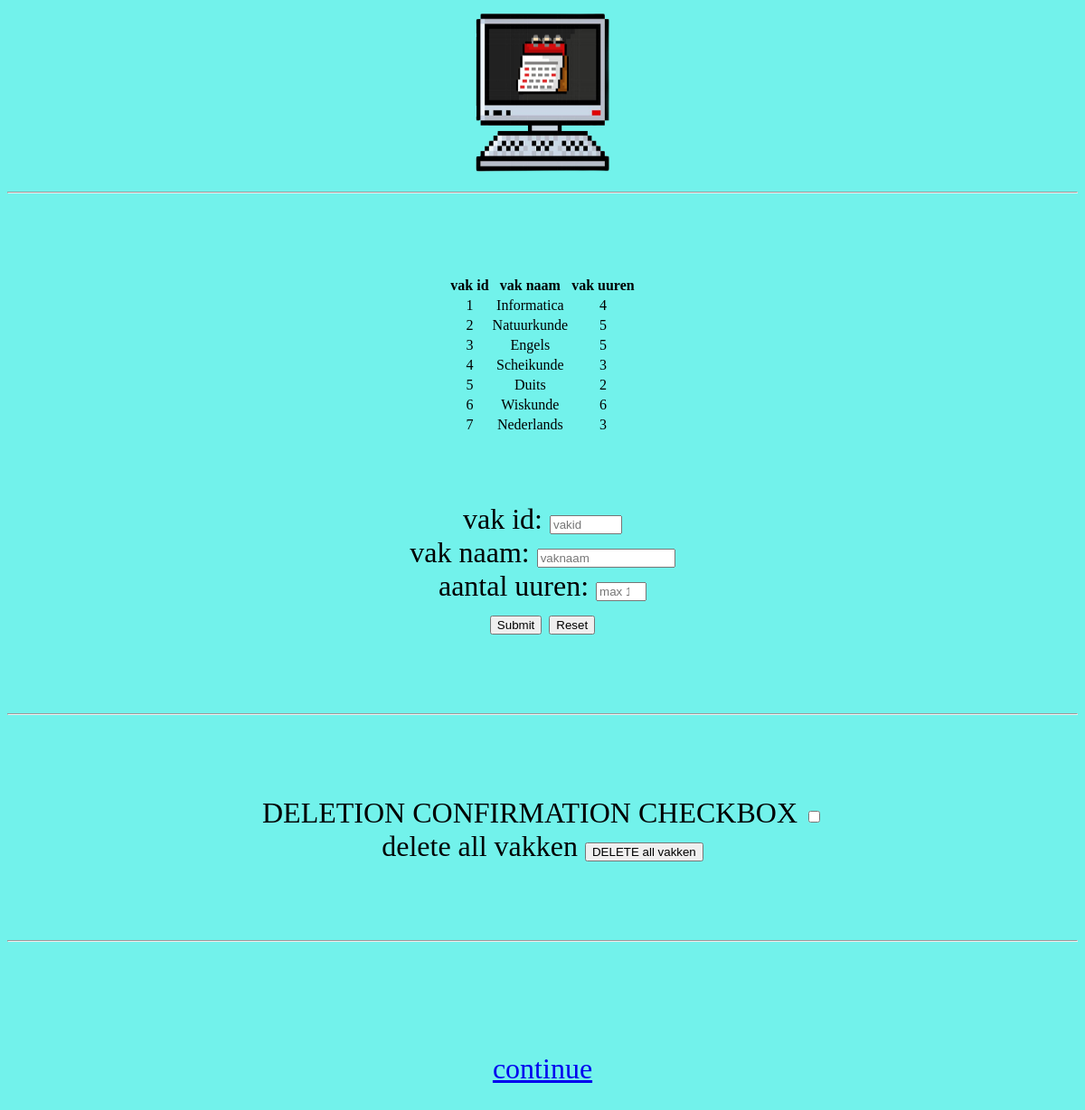
The app's page /vakken, older data.
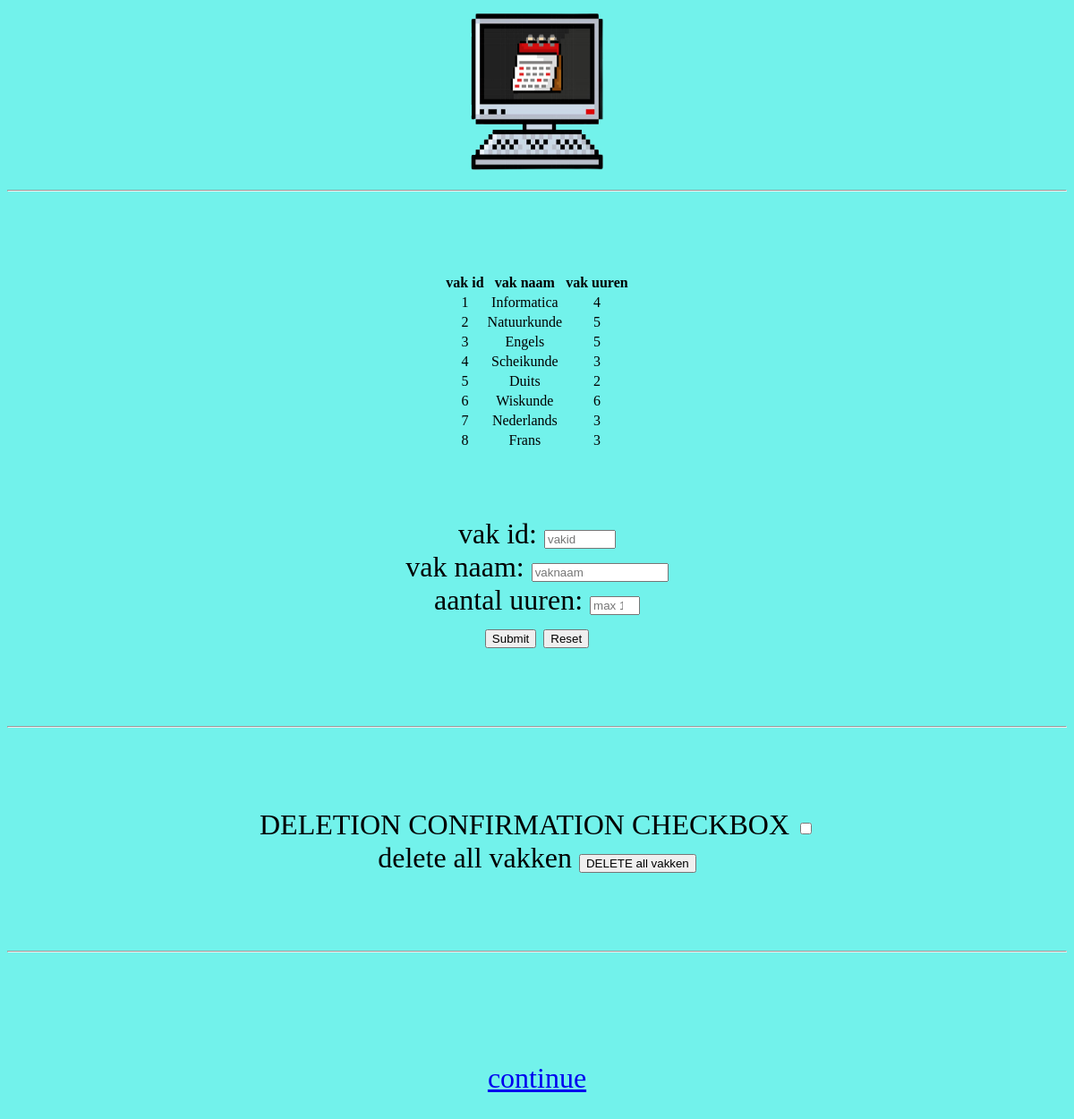
The same page, newer data.
### tables this page shows
CREATE TABLE vakken (
                vakid INTEGER UNIQUE,
                vaknaam TEXT,
                vakuur INTEGER
            );

### app.py (the view)
@app.route('/vakken', methods=['post', 'get'])
def vakken():
    if request.method == 'POST':
        vakid = request.form.get('vakid')
        vaknaam = request.form.get('vaknaam')
        vakuur = request.form.get('vakuur')
        database.update_vakken(vakid, vaknaam, vakuur)
    vakken = database.get_vakken().tolist()
    return render_template("vakken.html", vakken=vakken)

### database.py (called while the page is built)
def get_vakken():
    conn = sqlite3.connect("gegevens.db")
    with conn:
        c = conn.cursor()
        try:
            c.execute("""
                SELECT *
                FROM vakken
            """)
            datalist = c.fetchall()
            data = np.array(datalist)
            print("vakken opgehaalt")
        except:
            print("kon vakken niet ophalen")
        else:
            return data

### templates/vakken.html (shortened to what this page needs)
<!DOCTYPE html>
<html lang="nl">
<head>
    <link rel="stylesheet" type="text/css" href="/static/laad.css">
</head>
<body>
    <a href="/">
        <img src="{{url_for('static', filename='logo website.png')}}" alt="Logo"
            title="The Perfect Schedule-onator 3000" width="150" height="188">
    </a>
    <br>
    <hr>
    <br><br>
    <table>
        <tr>
            <th>vak id</th>
            <th>vak naam</th>
            <th>vak uuren</th>
        </tr>
        {%for vak in vakken%}
        <tr>
            <td>{{vak[0]}}</td>
            <td>{{vak[1]}}</td>
            <td>{{vak[2]}}</td>
        </tr>
        {%endfor%}
    </table>
    <br><br>
    <form action="/vakken" method="post">
        <label for="vakid">vak id: </label>
        <input type="number" id="vakid" name="vakid" min="0" max="32767" placeholder="vakid" size="12" required>
        <br>
        <label for="vaknaam">vak naam: </label>
        <input type="text" id="vaknaam" name="vaknaam" placeholder="vaknaam" size="16" maxlength="16" required>
        <br>
        <label for="vakuur">aantal uuren: </label>
        <input type="number" id="vakuur" name="vakuur" min="0" max="10" placeholder="max 10" size="8" required>
        <br>
        <input type="submit" id="dag" name="dag" value="Submit">
        <input type="reset">
    </form>
    <br>
    <hr>
    <br><br>
    <form action="/deletevakken" method="get">
        <label for="delconfirm">DELETION CONFIRMATION CHECKBOX</label>
        <input type="checkbox" value="1" name="delconfirm" id="delconfirm" required><br>
        <label for="deletevakken">delete all vakken</label>
        <input type="submit" id="deletevakken" name="deletevakken" value="DELETE all vakken">
    </form>
    <br>
    <hr>
    <br><br>
    <p>
        <a href="/laadvakken">continue</a>
    </p>
</body>
</html>

### static/laad.css (style rules this page uses)
body { text-align: center; background-color: #72F2EB; font-family: Verdana; font-size: 200%; }
table { text-align: center; margin: auto; }

Row changes from the older to the newer data that the page shows:
added vakken: vakid "8", vaknaam "Frans", vakuur "3"
